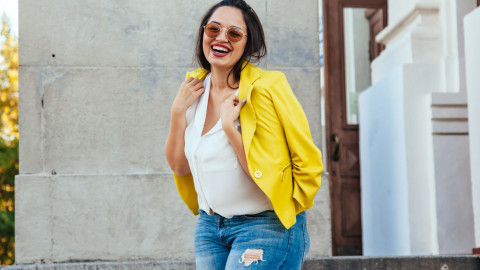
#> input picture Resources/lambo.png, 480 x 270 px
$ python 'ch2 croping.py'
#> lines starting #> are read from the running program, lines starting #| are printed output that depends on the picture
import cv2
import numpy as np

img = cv2.imread("Resources/lambo.png")
#> img is the input picture: shape (270, 480, 3); mean B, G, R 156, 169.5, 168.5
print(img.shape)
#| (270, 480, 3)

imgResize = cv2.resize(img,(300,200))
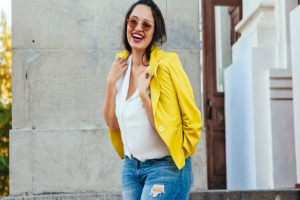
#> imgResize: shape (200, 300, 3); mean B, G, R 155.9, 169.4, 168.4

imgCropped = img[0:200,200:500]
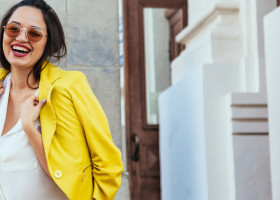
#> imgCropped: shape (200, 280, 3); mean B, G, R 149.3, 172.5, 177.9

cv2.imshow("Image",img)
cv2.imshow("image resize",imgResize)
cv2.imshow("image crop",imgCropped)
cv2.waitKey(0)
